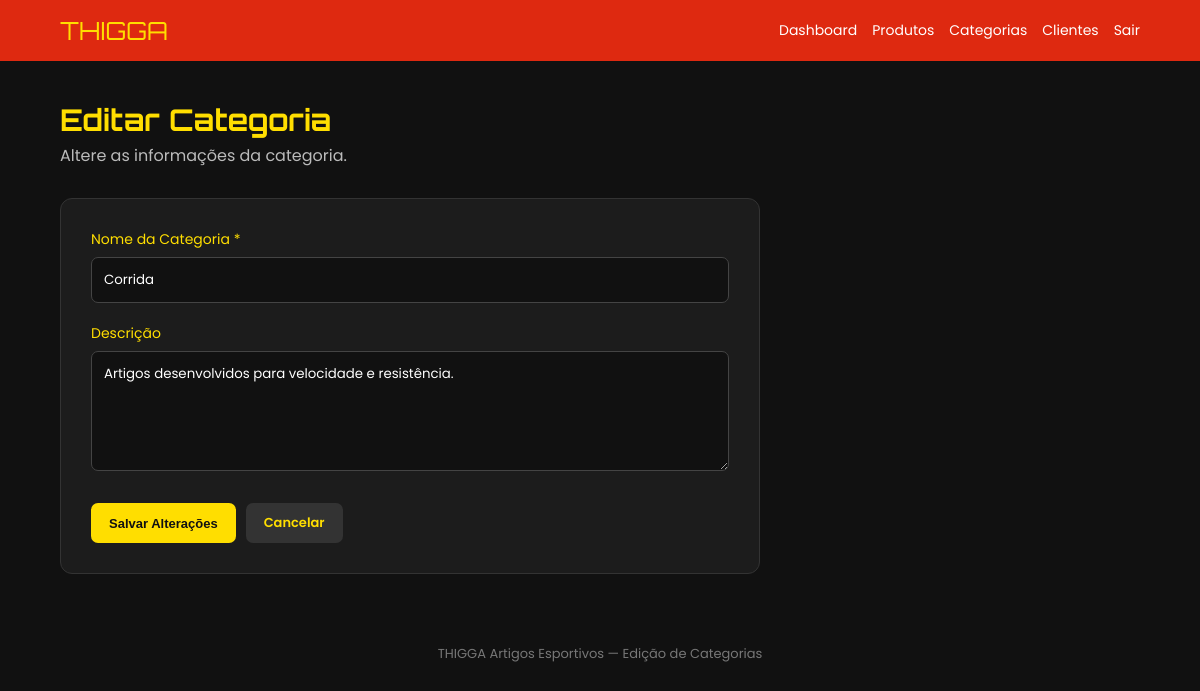
The page /admin/categorias/editar.php?id=3 (signed in) on the database its author committed.
### tables this page shows
CREATE TABLE categorias (
    id INT AUTO_INCREMENT PRIMARY KEY,
    nome VARCHAR(100) NOT NULL,
    descricao TEXT
);

### admin/categorias/editar.php (the view, shortened to what this page needs)
<?php
require_once "../../config/conexao.php";
$id = filter_input(
    INPUT_GET,
    "id",
    FILTER_VALIDATE_INT
);
$sql = "
    SELECT
        id,
        nome,
        descricao
    FROM categorias
    WHERE id = :id
    LIMIT 1
";
$stmt = $pdo->prepare($sql);
$stmt->bindValue(
    ":id",
    $id,
    PDO::PARAM_INT
);
$stmt->execute();
$categoria = $stmt->fetch(
    PDO::FETCH_ASSOC
);
?>
<!DOCTYPE html>
<html lang="pt-BR">
<head>
    <link
        rel="stylesheet"
        href="../../assets/css/admin.css"
    >
</head>
<body>
<header class="admin-header">
    <div class="admin-logo">
        THIGGA
    </div>
    <nav class="admin-menu">
        <a href="../dashboard.php">
            Dashboard
        </a>
        <a href="../produtos/listar.php">
            Produtos
        </a>
        <a href="listar.php">
            Categorias
        </a>
        <a href="../clientes/listar.php">
            Clientes
        </a>
        <a href="../logout.php">
            Sair
        </a>
    </nav>
</header>
<main class="admin-container">
    <div class="admin-titulo">
        <h1>
            Editar Categoria
        </h1>
        <p>
            Altere as informações da categoria.
        </p>
    </div>
    <form
        action="atualizar.php"
        method="POST"
        class="form-admin"
    >
        <div class="form-grupo">
            <label for="nome">
                Nome da Categoria *
            </label>
            <input
                type="text"
                id="nome"
                name="nome"
                value="<?php echo htmlspecialchars($categoria['nome']); ?>"
                maxlength="100"
                required
            >
        </div>
        <div class="form-grupo">
            <label for="descricao">
                Descrição
            </label>
            <textarea
                id="descricao"
                name="descricao"
                maxlength="255"
            ><?php echo htmlspecialchars($categoria['descricao'] ?? ''); ?></textarea>
        </div>
        <div
            style="
                display:flex;
                gap:10px;
                flex-wrap:wrap;
                margin-top:25px;
            "
        >
            <button
                type="submit"
                class="btn-admin btn-novo"
                style="
                    border:none;
                    cursor:pointer;
                "
            >
                Salvar Alterações
            </button>
            <a
                href="listar.php"
                class="btn-admin btn-editar"
            >
                Cancelar
            </a>
        </div>
    </form>
</main>
<footer class="admin-footer">
    THIGGA Artigos Esportivos —
    Edição de Categorias
</footer>
</body>
</html>

### assets/css/admin.css (style rules this page uses)
* { margin: 0; padding: 0; box-sizing: border-box; }
body { font-family: 'Poppins', sans-serif; background: #111111; color: #ffffff; }
.admin-header { background: #DE2910; padding: 15px 5%; display: flex; justify-content: space-between; align-items: center; gap: 20px; }
.admin-logo { font-family: 'Orbitron', sans-serif; color: #FFDE00; font-size: 25px; }
.admin-menu { display: flex; align-items: center; gap: 15px; }
.admin-menu a { color: #ffffff; text-decoration: none; font-size: 14px; transition: 0.3s; }
.admin-container { width: 90%; max-width: 1200px; margin: 40px auto; }
.admin-titulo { margin-bottom: 30px; }
.admin-titulo h1 { font-family: 'Orbitron', sans-serif; color: #FFDE00; font-size: 30px; }
.admin-titulo p { color: #bbbbbb; margin-top: 5px; }
.btn-admin { display: inline-block; padding: 10px 18px; border-radius: 7px; text-decoration: none; font-size: 13px; font-weight: 600; transition: 0.3s; }
.btn-novo { background: #FFDE00; color: #111111; }
.btn-editar { background: #333333; color: #FFDE00; }
.form-admin { max-width: 700px; background: #1c1c1c; padding: 30px; border-radius: 12px; border: 1px solid #333; }
.form-grupo { margin-bottom: 20px; }
.form-grupo label { display: block; margin-bottom: 7px; color: #FFDE00; font-size: 14px; }
.form-grupo input, .form-grupo textarea, .form-grupo select { width: 100%; padding: 12px; background: #111111; color: #ffffff; border: 1px solid #444; border-radius: 7px; font-family: 'Poppins', sans-serif; outline: none; }
.form-grupo textarea { min-height: 120px; resize: vertical; }
.admin-footer { text-align: center; padding: 30px 15px; color: #777777; font-size: 13px; }

### rows shown on the page
categorias: nome "Corrida", descricao "Artigos desenvolvidos para velocidade e resistência."
